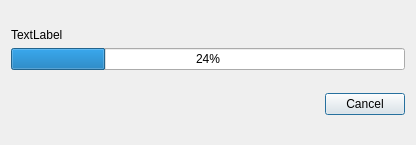
<ui version="4.0" >
 <class>ProgressDialog</class>
 <widget class="QDialog" name="ProgressDialog" >
  <property name="windowModality" >
   <enum>Qt::NonModal</enum>
  </property>
  <property name="geometry" >
   <rect>
    <x>0</x>
    <y>0</y>
    <width>416</width>
    <height>145</height>
   </rect>
  </property>
  <property name="windowTitle" >
   <string>Progress</string>
  </property>
  <layout class="QVBoxLayout" >
   <item>
    <layout class="QVBoxLayout" >
     <item>
      <widget class="QLabel" name="info_label" >
       <property name="sizePolicy" >
        <sizepolicy vsizetype="Maximum" hsizetype="Preferred" >
         <horstretch>0</horstretch>
         <verstretch>0</verstretch>
        </sizepolicy>
       </property>
       <property name="text" >
        <string>TextLabel</string>
       </property>
      </widget>
     </item>
     <item>
      <widget class="QProgressBar" name="progress_bar" >
       <property name="value" >
        <number>24</number>
       </property>
      </widget>
     </item>
    </layout>
   </item>
   <item>
    <layout class="QHBoxLayout" >
     <item>
      <spacer>
       <property name="orientation" >
        <enum>Qt::Horizontal</enum>
       </property>
       <property name="sizeHint" >
        <size>
         <width>40</width>
         <height>20</height>
        </size>
       </property>
      </spacer>
     </item>
     <item>
      <widget class="QPushButton" name="cancel_button" >
       <property name="text" >
        <string>Cancel</string>
       </property>
      </widget>
     </item>
    </layout>
   </item>
  </layout>
 </widget>
 <resources/>
 <connections/>
</ui>
